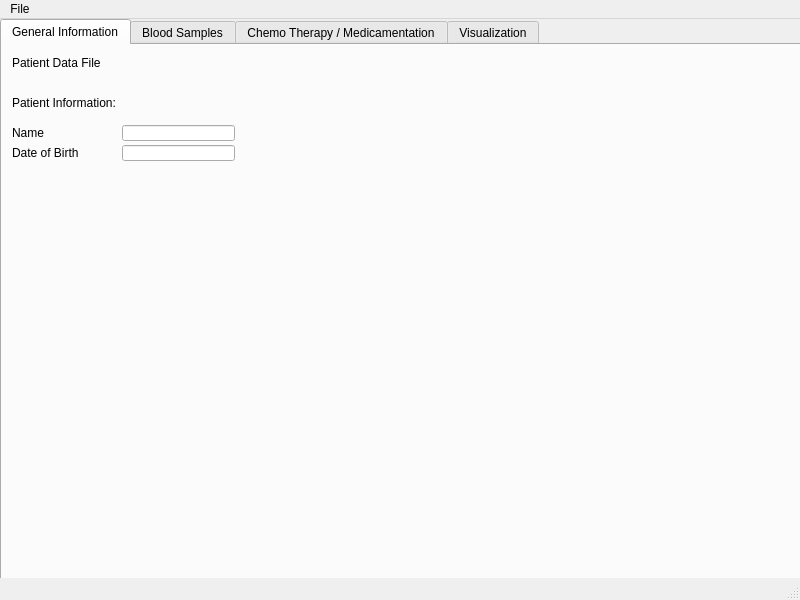
<?xml version="1.0" encoding="UTF-8"?>
<ui version="4.0">
 <class>MainWindow</class>
 <widget class="QMainWindow" name="MainWindow">
  <property name="geometry">
   <rect>
    <x>0</x>
    <y>0</y>
    <width>800</width>
    <height>600</height>
   </rect>
  </property>
  <property name="windowTitle">
   <string>Leuki - Blood Value and Chemotherapy / Medicamentation Tracking and Visualization</string>
  </property>
  <widget class="QWidget" name="centralwidget">
   <widget class="QTabWidget" name="tabWidget">
    <property name="geometry">
     <rect>
      <x>0</x>
      <y>0</y>
      <width>801</width>
      <height>561</height>
     </rect>
    </property>
    <property name="currentIndex">
     <number>0</number>
    </property>
    <widget class="QWidget" name="tab">
     <attribute name="title">
      <string>General Information</string>
     </attribute>
     <widget class="QLineEdit" name="lineEditPatientName">
      <property name="geometry">
       <rect>
        <x>120</x>
        <y>80</y>
        <width>113</width>
        <height>16</height>
       </rect>
      </property>
     </widget>
     <widget class="QLabel" name="label">
      <property name="geometry">
       <rect>
        <x>10</x>
        <y>80</y>
        <width>49</width>
        <height>16</height>
       </rect>
      </property>
      <property name="text">
       <string>Name</string>
      </property>
     </widget>
     <widget class="QLabel" name="label_2">
      <property name="geometry">
       <rect>
        <x>10</x>
        <y>100</y>
        <width>81</width>
        <height>16</height>
       </rect>
      </property>
      <property name="text">
       <string>Date of Birth</string>
      </property>
     </widget>
     <widget class="QLineEdit" name="lineEditPatientDateOfBirth">
      <property name="geometry">
       <rect>
        <x>120</x>
        <y>100</y>
        <width>113</width>
        <height>16</height>
       </rect>
      </property>
     </widget>
     <widget class="QLabel" name="label_3">
      <property name="geometry">
       <rect>
        <x>10</x>
        <y>10</y>
        <width>91</width>
        <height>16</height>
       </rect>
      </property>
      <property name="text">
       <string>Patient Data File</string>
      </property>
     </widget>
     <widget class="QLabel" name="labelPatientDataFile">
      <property name="geometry">
       <rect>
        <x>120</x>
        <y>10</y>
        <width>671</width>
        <height>16</height>
       </rect>
      </property>
      <property name="text">
       <string/>
      </property>
     </widget>
     <widget class="QLabel" name="label_4">
      <property name="geometry">
       <rect>
        <x>10</x>
        <y>50</y>
        <width>111</width>
        <height>16</height>
       </rect>
      </property>
      <property name="text">
       <string>Patient Information:</string>
      </property>
     </widget>
    </widget>
    <widget class="QWidget" name="tab_2">
     <attribute name="title">
      <string>Blood Samples</string>
     </attribute>
     <widget class="QTableWidget" name="tableWidgetBloodSamples">
      <property name="geometry">
       <rect>
        <x>10</x>
        <y>10</y>
        <width>781</width>
        <height>321</height>
       </rect>
      </property>
     </widget>
     <widget class="QPushButton" name="pushButtonAddBloodSample">
      <property name="geometry">
       <rect>
        <x>10</x>
        <y>340</y>
        <width>51</width>
        <height>24</height>
       </rect>
      </property>
      <property name="text">
       <string>Add</string>
      </property>
     </widget>
    </widget>
    <widget class="QWidget" name="tab_3">
     <attribute name="title">
      <string>Chemo Therapy / Medicamentation</string>
     </attribute>
     <widget class="QTableWidget" name="tableWidgetChemoAndMeds">
      <property name="geometry">
       <rect>
        <x>10</x>
        <y>10</y>
        <width>781</width>
        <height>321</height>
       </rect>
      </property>
     </widget>
     <widget class="QPushButton" name="pushButtonNewChemoAndMed">
      <property name="geometry">
       <rect>
        <x>10</x>
        <y>340</y>
        <width>231</width>
        <height>24</height>
       </rect>
      </property>
      <property name="text">
       <string>New Chemo Therapy / Medicamentation</string>
      </property>
     </widget>
    </widget>
    <widget class="QWidget" name="tab_4">
     <attribute name="title">
      <string>Visualization</string>
     </attribute>
     <widget class="QCustomPlot" name="customPlot" native="true">
      <property name="geometry">
       <rect>
        <x>10</x>
        <y>10</y>
        <width>751</width>
        <height>481</height>
       </rect>
      </property>
     </widget>
     <widget class="QCheckBox" name="checkBoxVisualizationShowLeukocytes">
      <property name="geometry">
       <rect>
        <x>390</x>
        <y>490</y>
        <width>81</width>
        <height>20</height>
       </rect>
      </property>
      <property name="text">
       <string>Leukocytes</string>
      </property>
     </widget>
     <widget class="QCheckBox" name="checkBoxVisualizationShowErythrocytes">
      <property name="geometry">
       <rect>
        <x>480</x>
        <y>490</y>
        <width>91</width>
        <height>20</height>
       </rect>
      </property>
      <property name="text">
       <string>Erythrocytes</string>
      </property>
     </widget>
     <widget class="QCheckBox" name="checkBoxVisualizationShowHemoglobin">
      <property name="geometry">
       <rect>
        <x>570</x>
        <y>490</y>
        <width>91</width>
        <height>20</height>
       </rect>
      </property>
      <property name="text">
       <string>Hemoglobin</string>
      </property>
     </widget>
     <widget class="QCheckBox" name="checkBoxVisualizationShowThrombocytes">
      <property name="geometry">
       <rect>
        <x>670</x>
        <y>490</y>
        <width>101</width>
        <height>20</height>
       </rect>
      </property>
      <property name="text">
       <string>Thrombocytes</string>
      </property>
     </widget>
     <widget class="QCheckBox" name="checkBoxVisualizationShowMedicamentationAndChemoTherapy">
      <property name="geometry">
       <rect>
        <x>390</x>
        <y>510</y>
        <width>211</width>
        <height>20</height>
       </rect>
      </property>
      <property name="text">
       <string>Medicamentation / Chemo Therapy</string>
      </property>
     </widget>
    </widget>
   </widget>
  </widget>
  <widget class="QMenuBar" name="menubar">
   <property name="geometry">
    <rect>
     <x>0</x>
     <y>0</y>
     <width>800</width>
     <height>22</height>
    </rect>
   </property>
   <widget class="QMenu" name="menuLeuki">
    <property name="title">
     <string>File</string>
    </property>
    <addaction name="actionOpenPatientDataFile"/>
    <addaction name="actionSettingsSaveAs"/>
    <addaction name="actionSettings"/>
   </widget>
   <addaction name="menuLeuki"/>
  </widget>
  <widget class="QStatusBar" name="statusbar"/>
  <action name="actionSettingsSaveAs">
   <property name="text">
    <string>Save As...</string>
   </property>
  </action>
  <action name="actionOpenPatientDataFile">
   <property name="text">
    <string>Open...</string>
   </property>
  </action>
  <action name="actionSettings">
   <property name="text">
    <string>Settings</string>
   </property>
  </action>
 </widget>
 <customwidgets>
  <customwidget>
   <class>QCustomPlot</class>
   <extends>QWidget</extends>
   <header>qcustomplot.h</header>
   <container>1</container>
  </customwidget>
 </customwidgets>
 <resources/>
 <connections/>
</ui>
